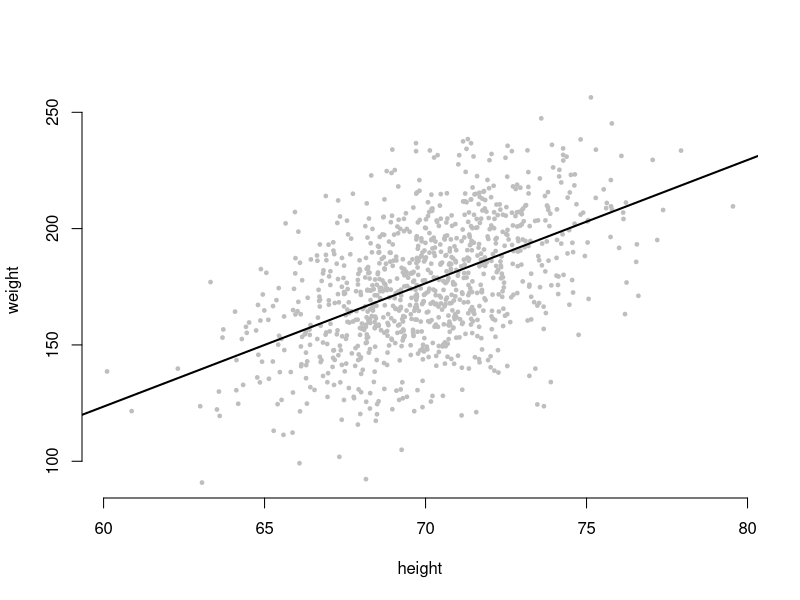
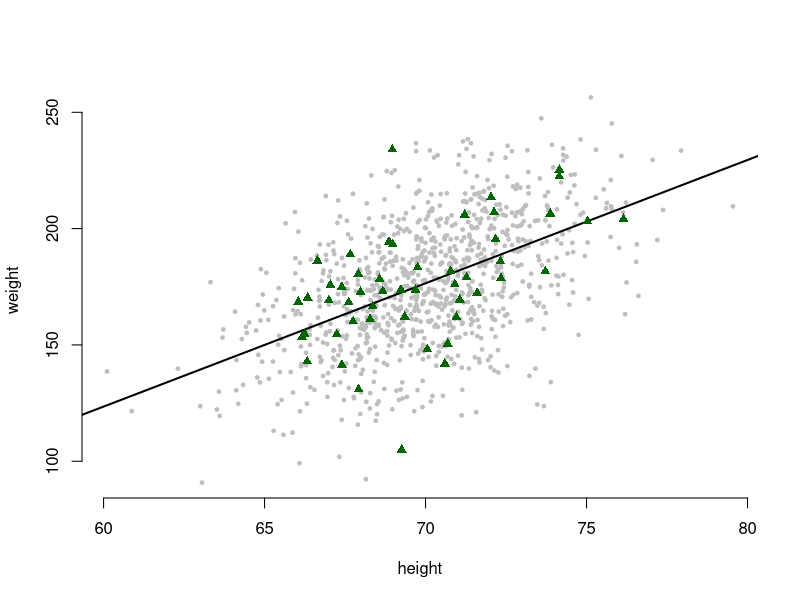
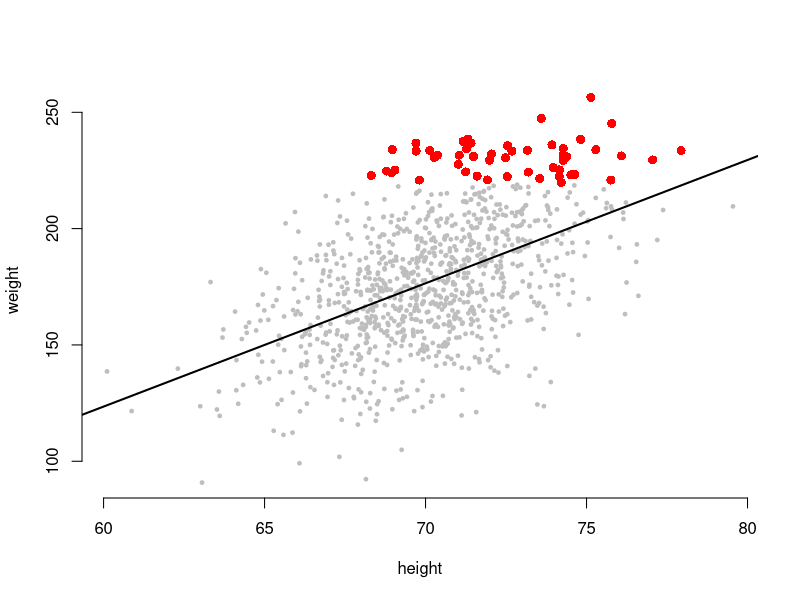

Generate these figures, in order, with R:
pdf("images/chapter_7/population.pdf", width=3.5, height=3.5)
#label===BIASgbs1
set.seed(2027)
N = 1000
height <- rnorm(N, 70, 2.6)
weight <- -194.49 + 5.30 * height + rnorm(N, 0, 23.26)
population <- data.frame(height=height, weight=weight)
plot(population, ylim=range(weight), xlim=range(height),
     pch=19, cex=0.5, col='grey', axes=FALSE)
abline(-194.49, 5.3, lwd=2)
axis(1); axis(2)
#===end
dev.off()

pdf("images/chapter_7/representSample.pdf", width=3.5, height=3.5)
#label===BIASgbs2
plot(population, ylim=range(weight), xlim=range(height),
     pch=19, cex=0.5, col='grey', axes=FALSE)
abline(-194.49, 5.3, lwd=2)
axis(1); axis(2)
n <- 50
idx1 <- sample(N, n)
rsample <- population[idx1,]
points(rsample, col="darkgreen", pch=17, cex=1)
#===end
dev.off()

pdf("images/chapter_7/biasedSample.pdf", width=3.5, height=3.5)
#label===BIASgbs3
plot(population, ylim=range(weight), xlim=range(height),
     pch=19, cex=0.5, col='grey', axes=FALSE)
abline(-194.49, 5.3, lwd=2)
axis(1); axis(2)
n <- 50
idx2 <- order(weight, decreasing = TRUE)[1:n]        # (@\wingding{1}@)
rsample <- population[idx2,]
points(rsample, col="red", pch=16, cex=1.2)
#===end
dev.off()

#label===BIASgbs4
sd0 <- sd(weight)
sd1 <- sd(weight[idx1])
sd2 <- sd(weight[idx2])
#===end
